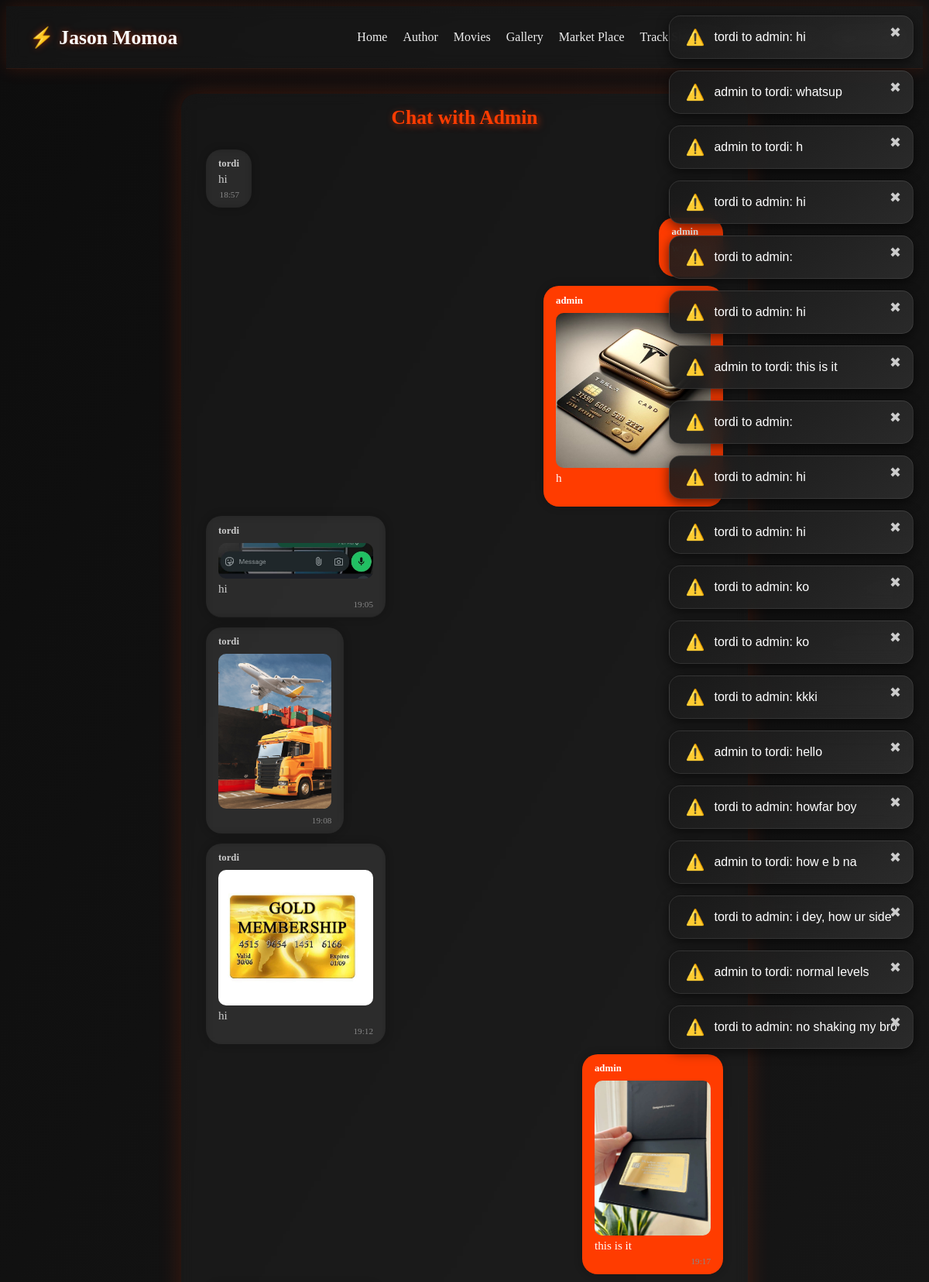
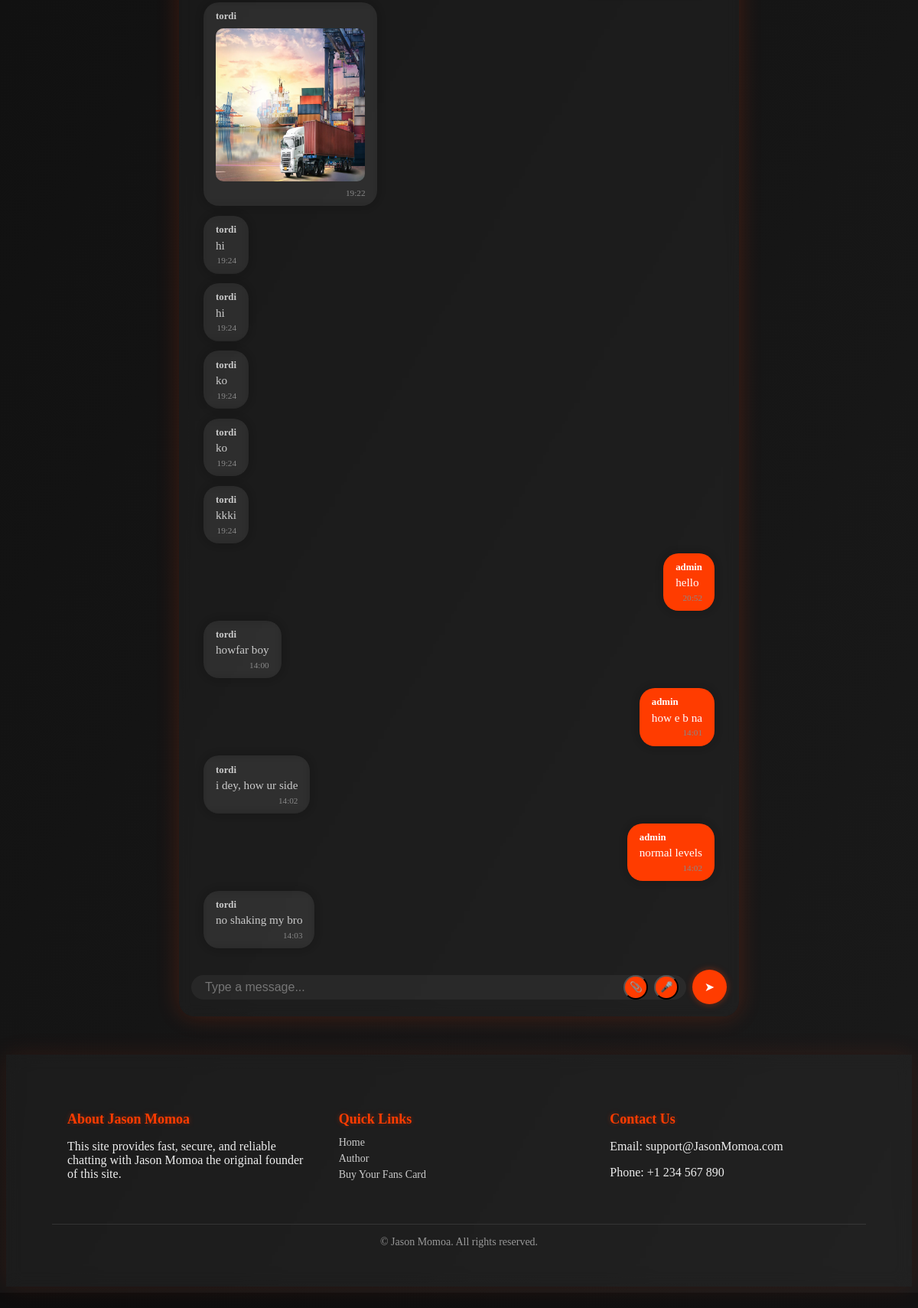
The page /dashboard/chat/3/ (signed in) on the database its author committed (2 pictures, top to bottom).
### app/models.py (models this page shows)
class PrivateChat(models.Model):
    sender = models.ForeignKey(User, related_name='sent_messages', on_delete=models.CASCADE)
    recipient = models.ForeignKey(User, related_name='received_messages', on_delete=models.CASCADE)
    message = models.TextField()
    file = models.FileField(upload_to='chat_uploads/', blank=True, null=True)  # Supports images/videos
    timestamp = models.DateTimeField(auto_now_add=True)
    is_read = models.BooleanField(default=False)
    def __str__(self):
        return f'{self.sender.username} to {self.recipient.username}: {self.message[:20]}'

### app/views.py (the view, shortened to what this page needs)
# urls.py: path('dashboard/chat/<int:user_id>/', views.admin_chat_view, name='admin_chat_view'),
@login_required
def admin_chat_view(request, user_id):
    if not request.user.is_staff:
        return redirect('home')
    user = get_object_or_404(User, id=user_id)
    PrivateChat.objects.filter(sender=user, recipient=request.user, is_read=False).update(is_read=True)
    chats = PrivateChat.objects.filter(
        Q(sender=request.user, recipient=user) | Q(sender=user, recipient=request.user)
    ).order_by('timestamp')
    return render(request, 'chat/chat_admin.html', {
        'messages': chats,
        'user': user
    })

### app/context_processors.py (called while the page is built)
def unread_message_count(request):
    if request.user.is_authenticated:
        if request.user.is_staff:
            count = PrivateChat.objects.filter(recipient=request.user, is_read=False).count()
            return {'admin_unread_count': count}
        else:
            count = PrivateChat.objects.filter(recipient=request.user, is_read=False).count()
            return {'user_unread_count': count}
    return {}

### templates/chat/chat_admin.html (shortened to what this page needs)
{% extends 'base2.html' %}
{% block content %}
<div class="chat-container">
  <div class="chat-title">Chat with Admin</div>
  <div class="chat-box" id="chatBox">
    {% for msg in messages %}
      <div class="bubble {% if msg.sender == request.user %}sent{% else %}received{% endif %}">
        <div class="sender">{{ msg.sender.username }}</div>
        {% if msg.file %}
          {% with msg.file.url|lower as file_url %}
            {% if file_url|slice:"-5:" == ".webm" or file_url|slice:"-4:" == ".mp3" or file_url|slice:"-4:" == ".wav" %}
              <audio controls class="chat-media">
                <source src="{{ msg.file.url }}">
              </audio>
            {% elif file_url|slice:"-4:" == ".mp4" %}
              <video controls class="chat-media">
                <source src="{{ msg.file.url }}">
              </video>
            {% else %}
              <img src="{{ msg.file.url }}" alt="Image" class="chat-media">
            {% endif %}
          {% endwith %}
        {% endif %}
        {% if msg.message %}
          <div>{{ msg.message }}</div>
        {% endif %}
        <div class="timestamp">{{ msg.timestamp|date:"H:i" }}</div>
      </div>
    {% endfor %}
  </div>
  <form method="POST" enctype="multipart/form-data" class="chat-input-form">
    <div class="chat-input-group">
      <input type="text" name="message" class="chat-input" placeholder="Type a message...">
      <button type="button" id="attachBtn" class="chat-icon-btn" title="Attach file">
        📎
      </button>
      <button type="button" id="recordBtn" class="chat-icon-btn" title="Record voice">
        🎤
      </button>
    </div>
    <button type="submit" class="send-btn">➤</button>
  </form>
</div>
{% endblock %}

### tracking/templates/base2.html (shortened to what this page needs)
{% load static %}
<!DOCTYPE html>
<html lang="en">
<head>
</head>
<body>
<nav class="navbar">
  <div class="logo">⚡ Jason Momoa</div>
  <ul class="nav-links" id="navLinks">
    <li><a href="{% url 'home' %}">Home</a></li>
    <li><a href="{% url 'author' %}">Author</a></li>
    <li><a href="{% url 'gallary' %}">Movies</a></li>
    <li><a href="{% url 'gallery' %}">Gallery</a></li>
    <li><a href="{% url 'sell' %}">Market Place</a></li>
    {% if user.is_authenticated %}
      <li><a href="{% url 'track_shipment' %}">Track Shipment</a></li>
      <li>
        <a href="{% url 'chat_with_admin' %}">
          Chat with Jason
        </a>
      </li>
      <li><a href="{% url 'logout' %}">Logout ({{ user.username }})</a></li>
    {% else %}
      <li><a href="{% url 'login' %}">Login</a></li>
      <li><a href="{% url 'register' %}">Register</a></li>
    {% endif %}
  </ul>
</nav>
{% if messages %}
<div class="toast-wrapper">
  {% for message in messages %}
    <div class="toast {{ message.tags }}">
      <span class="toast-icon">
        {% if message.tags == 'success' %} ✅
        {% elif message.tags == 'error' or message.tags == 'danger' %} ❌
        {% elif message.tags == 'info' %} ℹ️
        {% else %} ⚠️ {% endif %}
      </span>
      <span class="toast-text">{{ message }}</span>
      <span class="toast-close" onclick="this.parentElement.remove()">✖</span>
    </div>
  {% endfor %}
</div>
{% endif %}
{% block content %} {% endblock %}
<footer>
  <div class="footer-section">
    <h4>About Jason Momoa</h4>
    <p>This site provides fast, secure, and reliable chatting with Jason Momoa the original founder of this site.</p>
  </div>
  <div class="footer-section">
    <h4>Quick Links</h4>
    <a href="{% url 'home' %}">Home</a>
    <a href="{% url 'author' %}">Author</a>
    <a href="{% url 'fanscard_list' %}">Buy Your Fans Card</a>
  </div>
  <div class="footer-section">
    <h4>Contact Us</h4>
    <p>Email: support@JasonMomoa.com</p>
    <p>Phone: +1 234 567 890</p>
  </div>
  <div class="footer-bottom">&copy; {{ year }} Jason Momoa. All rights reserved.</div>
</footer>
</body>
</html>

### tracking/templates/base2.html (style rules this page uses)
nav.navbar { background: rgba(255, 255, 255, 0.03); backdrop-filter: blur(10px); padding: 15px 30px; display: flex; justify-content: space-between; align-items: center; box-shadow: 0 0 20px rgba(255, 60, 0, 0.15); border-bottom: 1px solid rgba(255, 60, 0, 0.1); position: relative; }
nav.navbar .logo { font-size: 1.6rem; font-weight: bold; color: #fff; text-shadow: 0 0 8px rgba(255, 60, 0, 0.5); }
nav.navbar ul.nav-links { list-style: none; display: flex; gap: 20px; }
nav.navbar ul.nav-links li a { text-decoration: none; color: #eee; font-weight: 500; font-size: 1rem; transition: color 0.3s ease; position: relative; }
footer { background: rgba(255, 255, 255, 0.03); padding: 40px 30px; color: #eee; backdrop-filter: blur(10px); box-shadow: 0 0 30px rgba(255, 60, 0, 0.1); margin-top: 50px; }
.footer-section h4 { color: #ff3c00; margin-bottom: 12px; font-size: 18px; text-shadow: 0 0 6px rgba(255, 60, 0, 0.4); }
.footer-section a { display: block; color: #ccc; text-decoration: none; margin: 5px 0; font-size: 14px; transition: color 0.3s ease; }
.footer-bottom { text-align: center; font-size: 13px; margin-top: 20px; border-top: 1px solid rgba(255, 255, 255, 0.1); padding-top: 15px; color: #999; }
@media (min-width: 768px) { footer { display: flex; justify-content: space-between; flex-wrap: wrap; padding: 50px 60px; } }
@media (min-width: 768px) { .footer-section { flex: 1; padding: 0 20px; max-width: 33.3%; } }
@media (min-width: 768px) { .footer-bottom { flex-basis: 100%; margin-top: 40px; font-size: 14px; } }
.toast-wrapper { position: fixed; top: 20px; right: 20px; z-index: 9999; display: flex; flex-direction: column; gap: 15px; }
.toast { display: flex; align-items: center; padding: 15px 20px; border-radius: 15px; backdrop-filter: blur(10px); background: linear-gradient(145deg, rgba(25,25,25,0.9), rgba(45,45,45,0.9)); border: 1px solid rgba(255,255,255,0.1); box-shadow: 0 4px 15px rgba(0,0,0,0.6); color: #fff; font-family: 'Poppins', sans-serif; font-size: 16px; animation: slideIn 0.5s ease forwards; position: relative; }
.toast-icon { margin-right: 12px; font-size: 20px; }
.toast-close { position: absolute; top: 10px; right: 15px; color: #ccc; cursor: pointer; font-size: 18px; transition: color 0.3s ease; }

### templates/chat/chat_admin.html (style rules this page uses)
body { background: linear-gradient(120deg, #0d0d0d, #1a1a1a); color: #e8e8e8; }
.chat-container { max-width: 700px; margin: 2rem auto; background: rgba(255, 255, 255, 0.03); backdrop-filter: blur(8px); border-radius: 20px; padding: 1rem; box-shadow: 0 0 30px rgba(255, 60, 0, 0.2); display: flex; flex-direction: column; height: 80vh; overflow: hidden; animation: fadeIn 1s ease-in-out; }
.chat-title { text-align: center; font-size: 1.6rem; font-weight: bold; color: #ff3c00; margin-bottom: 1rem; text-shadow: 2px 2px 10px rgba(255, 60, 0, 0.6); }
.chat-box { flex: 1; overflow-y: auto; padding: 1rem; display: flex; flex-direction: column; gap: 0.8rem; scrollbar-width: thin; }
.bubble { max-width: 70%; padding: 0.7rem 1rem; border-radius: 20px; font-size: 0.95rem; backdrop-filter: blur(6px); box-shadow: 0 0 12px rgba(0, 0, 0, 0.2); word-break: break-word; animation: slideIn 0.4s ease-in-out; }
.sent { align-self: flex-end; background: #ff3c00; color: white; }
.received { align-self: flex-start; background: rgba(255, 255, 255, 0.06); color: #ccc; }
.sender { font-weight: bold; font-size: 0.8rem; margin-bottom: 0.2rem; }
.chat-media { margin-top: 5px; max-width: 200px; max-height: 200px; border-radius: 10px; object-fit: cover; }
.timestamp { font-size: 0.7rem; text-align: right; margin-top: 0.3rem; color: #888; }
.chat-input-form { display: flex; flex-direction: row; gap: 0.5rem; margin-top: 0.8rem; align-items: center; }
.chat-input-group { flex: 1; display: flex; align-items: center; background: rgba(255, 255, 255, 0.05); border-radius: 30px; padding: 0.4rem 1rem; position: relative; }
.chat-input { flex: 1; border: none; background: transparent; color: white; font-size: 1rem; padding-right: 80px; outline: none; }
.chat-icon-btn { position: absolute; top: 50%; transform: translateY(-50%); right: 50px; background: #ff3c00; border-radius: 50%; width: 32px; height: 32px; display: grid; place-items: center; cursor: pointer; transition: background 0.3s ease; }
.chat-icon-btn:last-of-type { right: 10px; }
.send-btn { background: #ff3c00; color: white; border: none; width: 45px; height: 45px; border-radius: 50%; font-size: 1rem; cursor: pointer; box-shadow: 0 0 10px rgba(255, 60, 0, 0.4); transition: all 0.3s ease; }

### rows shown on the page
PrivateChat: sender+recipient+message "tordi to admin: hi", sender.username "tordi", message "hi", timestamp "18:57"
PrivateChat: sender+recipient+message "admin to tordi: whatsup", sender.username "admin", message "whatsup", timestamp "18:57"
PrivateChat: sender+recipient+message "admin to tordi: h", sender.username "admin", file (picture), message "h"
PrivateChat: sender+recipient+message "tordi to admin: hi", sender.username "tordi", file (picture), message "hi", timestamp "19:05"
PrivateChat: sender+recipient+message "tordi to admin:", sender.username "tordi", file (picture), timestamp "19:08"
PrivateChat: sender+recipient+message "tordi to admin: hi", sender.username "tordi", file (picture), message "hi", timestamp "19:12"
PrivateChat: sender+recipient+message "admin to tordi: this is it", sender.username "admin", file (picture), message "this is it", timestamp "19:17"
PrivateChat: sender+recipient+message "tordi to admin:", sender.username "tordi", file (picture), timestamp "19:22"
PrivateChat: sender+recipient+message "tordi to admin: hi", sender.username "tordi", message "hi", timestamp "19:24"
PrivateChat: sender+recipient+message "tordi to admin: hi", sender.username "tordi", message "hi", timestamp "19:24"
PrivateChat: sender+recipient+message "tordi to admin: ko", sender.username "tordi", message "ko", timestamp "19:24"
PrivateChat: sender+recipient+message "tordi to admin: ko", sender.username "tordi", message "ko", timestamp "19:24"
PrivateChat: sender+recipient+message "tordi to admin: kkki", sender.username "tordi", message "kkki", timestamp "19:24"
PrivateChat: sender+recipient+message "admin to tordi: hello", sender.username "admin", message "hello", timestamp "20:52"
PrivateChat: sender+recipient+message "tordi to admin: howfar boy", sender.username "tordi", message "howfar boy", timestamp "14:00"
PrivateChat: sender+recipient+message "admin to tordi: how e b na", sender.username "admin", message "how e b na", timestamp "14:01"
PrivateChat: sender+recipient+message "tordi to admin: i dey, how ur side", sender.username "tordi", message "i dey, how ur side", timestamp "14:02"
PrivateChat: sender+recipient+message "admin to tordi: normal levels", sender.username "admin", message "normal levels", timestamp "14:02"
PrivateChat: sender+recipient+message "tordi to admin: no shaking my bro", sender.username "tordi", message "no shaking my bro", timestamp "14:03"

### other values the page prints
{{ user.username }} "tordi"
